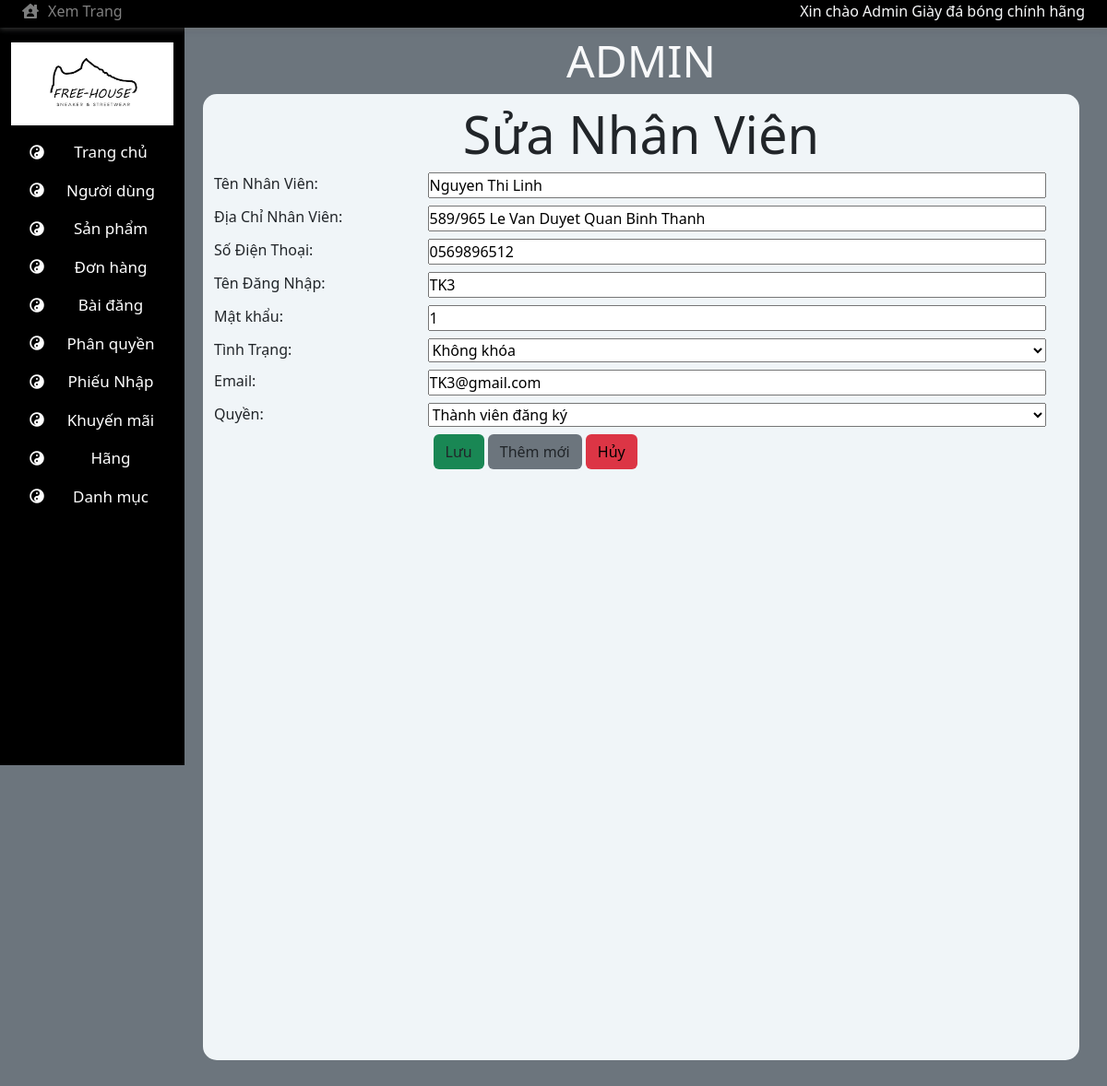
Screenshot of /admin/editnv.php?hd=s&id=NV-001 with the database file from the repository.
### tables this page shows
CREATE TABLE `nhanvien` (
  `MaNhanVien` varchar(50) NOT NULL,
  `Quyen` tinyint(1) NOT NULL,
  `DiaChi` varchar(50) NOT NULL,
  `TenNhanVien` varchar(50) NOT NULL,
  `SDT` varchar(50) NOT NULL,
  `MaTaiKhoan` int(50) NOT NULL
);

CREATE TABLE `taikhoan` (
  `MaTaiKhoan` int(50) NOT NULL,
  `TenDN` varchar(50) NOT NULL,
  `MatKhau` varchar(50) NOT NULL,
  `Email` varchar(50) NOT NULL,
  `NgayTao` date NOT NULL,
  `TinhTrang` tinyint(1) NOT NULL,
  `Quyen` varchar(50) NOT NULL
);

### admin/editnv.php (the view, shortened to what this page needs)
<!DOCTYPE html>
<html lang="en">
<head>
    <link rel="stylesheet" href="https://cdnjs.cloudflare.com/ajax/libs/font-awesome/5.15.4/css/all.min.css"
 />
    <link rel="stylesheet" href="./css/bootstrap.min.css">
    <link rel="stylesheet" href="./css/admin.css">
</head>
<body>
    <div class="wrapper" style=" background-color: #6c757d;height:100%;min-height:100vh">
        <?php include('template/topbar_ad.php'); ?>
        <div class="container">
            <div class="row " style="min-height:1200px;padding-bottom:50px;position: relative;">
                <div class="col-2 d-none d-lg-block d-md-block"></div>
                <?php include('template/menu_ad.php'); ?>
                <div id="main" class="col col-12 col-lg-10 col-md-10 ">
                    <?php include('template/header_ad.php'); ?>
                    <div id="content" class="row" style="background-color:#f0f5f8;height:calc(100% - 72px)">
                        <div class="main mx-auto ">
                            <?php
                            include('../db/dbconnect.php');
                            if (isset($_GET['id'])) {
                                $id = $_GET['id'];
                                echo '<div class="row justify-content-center display-4">Sửa Nhân Viên</div>';
                                $sql = 'SELECT * FROM nhanvien WHERE MaNhanVien="' . $id . '"';
                                $result = $conn->query($sql);
                                if (mysqli_num_rows($result) > 0) {
                                    $row = mysqli_fetch_assoc($result);
                                    $ten = $row["TenNhanVien"];
                                    $diaChi = $row["DiaChi"];
                                    $sdt = "".$row["SDT"];
                                    $selectTaiKhoan = 'SELECT * FROM taikhoan WHERE MaTaiKhoan = "'. $row['MaTaiKhoan'] . '"';
                                    $resultTaiKhoan = mysqli_query($conn, $selectTaiKhoan);
                                    $rowTaiKhoan = mysqli_fetch_assoc($resultTaiKhoan);
                                    $tenDN=$rowTaiKhoan['TenDN'];
                                    $matKhau=$rowTaiKhoan['MatKhau'];
                                    $tinhTrang=$rowTaiKhoan['TinhTrang'];
                                    $quyen=$rowTaiKhoan['Quyen'];
                                    $email=$rowTaiKhoan['Email'];
                                }
                                else {echo"lỗi";}
                            }
                                $listQuyen = [];
                                $sql = "SELECT * FROM quyen";
                                $result = $conn->query($sql);
                                if ($result->num_rows > 0) {
                                    while ($row = $result->fetch_assoc()) {
                                        $listQuyen[$row['MaQuyen']]=$row['TenQuyen'];
                                    }
                                }
                            ?>
                            <form action="xuly/xulyEditNV.php" method="post" >
                                <div class="row mt-2">
                                    <label class="row">
                                        <div class="col col-3">Tên Nhân Viên: </div>
                                        <div class="col col-9">
                                            <input class="w-100" required type="text" name='ten' value="<?php echo $ten; ?>">
                                        </div>
                                    </label>
                                </div>
                                <div class="row mt-2">
                                    <label class="row">
                                        <div class="col col-3">Địa Chỉ Nhân Viên: </div>
                                        <div class="col col-9">
                                            <input class="w-100" required type="text" name='diachi' value="<?php echo $diaChi; ?>">
                                        </div>
                                    </label>
                                </div>
                                <div class="row mt-2">
                                    <label class="row">
                                        <div class="col col-3">Số Điện Thoại: </div>
                                        <div class="col col-9">
                                            <input class="w-100" required type="text" name='sdt' value="<?php echo $sdt; ?>">
                                        </div>
                                    </label>
                                </div>
                                <div class="row mt-2">
                                    <label class="row">
                                        <div class="col col-3">Tên Đăng Nhập: </div>
                                        <div class="col col-9">
                                            <input class="w-100" required type="text" name='tendn' value="<?php echo $tenDN; ?>">
                                        </div>
                                    </label>
                                </div>
                                <div class="row mt-2">
                                    <label class="row">
                                        <div class="col col-3">Mật khẩu: </div>
                                        <div class="col col-9">
                                            <input class="w-100" required type="text" name='matkhau' value="<?php echo $matKhau; ?>">
                                        </div>
                                    </label>
                                </div>
                                <div class="row mt-2">
                                    <label class="row">
                                        <div class="col col-3">Tình Trạng: </div>
                                        <div class="col col-9">
                                            <select class="w-100" name="tinhtrang">
                                                <?php
                                                if($tinhTrang==1){
                                                    echo "<option value='1' selected>Không khóa</option>";
                                                }
                                                else {
                                                    echo "<option value='1' >Không khóa</option>";
                                                    echo "<option value='0' selected>Khóa</option>";
                                                }
                                                ?>
                                                </select>
                                        </div>
                                    </label>
                                </div>
                                <div class="row mt-2">
                                    <label class="row">
                                        <div class="col col-3">Email: </div>
                                        <div class="col col-9">
                                            <input class="w-100" required type="text" name='email' value="<?php echo $email; ?>">
                                        </div>
                                    </label>
                                </div>
                                <div class="row mt-2">
                                    <label class="row">
                                        <div class="col col-3">Quyền:</div>
                                        <div class="col col-9">
                                            <select class="w-100" name="quyen">
                                            <?php
                                                foreach($listQuyen as $ma=>$ten){
                                                    if($ma==$quyen)
                                                    echo'<option value='.$ma.' selected>'.$ten.'</option>';
                                                    else
                                                    echo"<option value='$ma'>$ten</option>";
                                                }
                                                ?>
                                            </select>
                                        </div>
                                    </label>
                                </div>
                                <div class="row mt-2">
                                    <div class="col col-3"></div>
                                    <div class="col col-9">
                                        <?php
                                        if (isset($_GET['id'])) {
                                            echo '<a><input type="submit" class="btn bg-success" name="hd" value="Lưu"></a>';
                                            echo "<a class='text-black' href='editnv.php'>
                                                <div class='btn bg-secondary'>Thêm mới</div>
                                            </a>";
                                        } else
                                            echo '<input type="submit" class="btn bg-success"name="hd" value="Thêm">';
                                        ?>
                                        <a href="index.php?id=nd ">
                                            <div class='btn text-black bg-danger'>Hủy</div>
                                        </a>
                                    </div>
                                </div>
                            </form>
                        </div>
                    </div>
                </div>
            </div>
        </div>
        </div>
</body>
</html>

### admin/css/admin.css (style rules this page uses)
* { padding: 0; margin: 0; box-sizing: border-box; }
p,a { text-decoration:none; margin: 0 !important; padding: 0 !important; }
@media (min-width: 768px) { #main { margin-top:30px !important; } }
@media (min-width: 992px) { #main { margin-top:30px !important; } }
#main { margin-top: 56px; }
#main > *:nth-child(2) > * { margin-top: 10px !important; margin-bottom: 10px !important; }
#main > *:nth-child(2) { border-radius: 15px; margin-bottom: 50px; }

### rows the page displays
nhanvien: ten "Nguyen Thi Linh", diachi "589/965 Le Van Duyet Quan Binh Thanh", sdt "0569896512"
taikhoan: tendn "TK3", matkhau "1", tinhtrang "Không khóa", email "TK3@gmail.com", quyen "Thành viên đăng ký"
